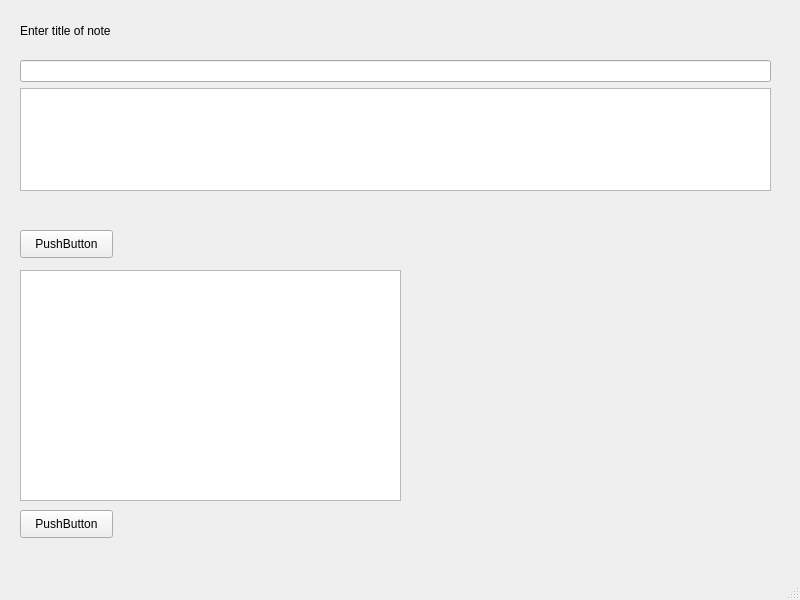
<?xml version="1.0" encoding="UTF-8"?>
<ui version="4.0">
 <class>MainWindow</class>
 <widget class="QMainWindow" name="MainWindow">
  <property name="geometry">
   <rect>
    <x>0</x>
    <y>0</y>
    <width>800</width>
    <height>600</height>
   </rect>
  </property>
  <property name="windowTitle">
   <string>MainWindow</string>
  </property>
  <widget class="QWidget" name="centralwidget">
   <widget class="QPushButton" name="pushButton">
    <property name="geometry">
     <rect>
      <x>20</x>
      <y>230</y>
      <width>93</width>
      <height>28</height>
     </rect>
    </property>
    <property name="text">
     <string>PushButton</string>
    </property>
   </widget>
   <widget class="QPushButton" name="pushButton_2">
    <property name="geometry">
     <rect>
      <x>20</x>
      <y>510</y>
      <width>93</width>
      <height>28</height>
     </rect>
    </property>
    <property name="text">
     <string>PushButton</string>
    </property>
   </widget>
   <widget class="QListWidget" name="listWidget">
    <property name="geometry">
     <rect>
      <x>20</x>
      <y>270</y>
      <width>381</width>
      <height>231</height>
     </rect>
    </property>
   </widget>
   <widget class="QLabel" name="label">
    <property name="geometry">
     <rect>
      <x>20</x>
      <y>10</y>
      <width>221</width>
      <height>41</height>
     </rect>
    </property>
    <property name="text">
     <string>Enter title of note</string>
    </property>
   </widget>
   <widget class="QWidget" name="">
    <property name="geometry">
     <rect>
      <x>20</x>
      <y>60</y>
      <width>751</width>
      <height>131</height>
     </rect>
    </property>
    <layout class="QVBoxLayout" name="verticalLayout">
     <item>
      <widget class="QLineEdit" name="lineEdit"/>
     </item>
     <item>
      <widget class="QTextEdit" name="textEdit"/>
     </item>
    </layout>
   </widget>
  </widget>
  <widget class="QMenuBar" name="menubar">
   <property name="geometry">
    <rect>
     <x>0</x>
     <y>0</y>
     <width>800</width>
     <height>26</height>
    </rect>
   </property>
  </widget>
  <widget class="QStatusBar" name="statusbar"/>
 </widget>
 <resources/>
 <connections/>
</ui>
